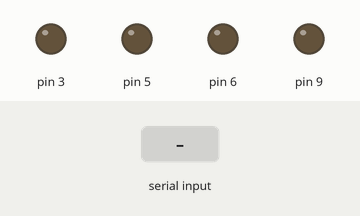
Recording of a sketch running on a simulated Arduino Uno, built with avr-gcc and run on an emulated ATmega328P. Parts: output pins drawn as LEDs (lit = HIGH). The inputs (shaded band) are chosen by the test bench.

Above: at 1.2 s.
1.3 s: "90,45\n" received over the second serial link
At 2.5 s:
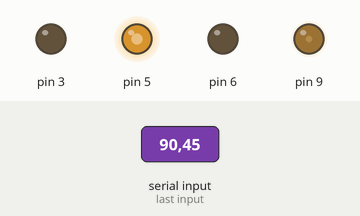
4.3 s: "30,150\n" received over the second serial link
At 4.8 s:
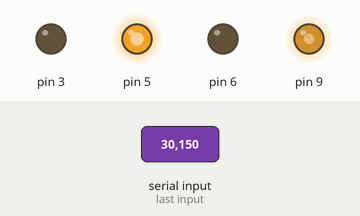
7.3 s: "90\n" received over the second serial link
9.7 s: "200\n" received over the second serial link
12.2 s: "1,90\n" received over the second serial link
At 13.2 s:
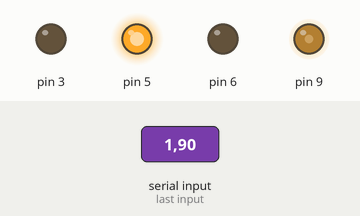
Timing chart, 0 to 15.7 s (numbered marks = the images above; inputs shaded):
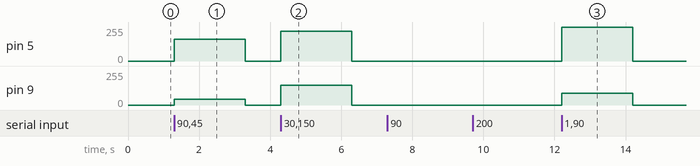

Measured:
- after the input at 1.3 s, pin 5: 0/255 → 165/255 at once, → 0/255 2.0 s later; pin 9: 0/255 → 45/255 at once, → 0/255 2.0 s later
- after the input at 4.3 s, pin 5: 0/255 → 225/255 at once, → 0/255 2.0 s later; pin 9: 0/255 → 150/255 at once, → 0/255 2.0 s later
- after the input at 12.2 s, pin 5: 0/255 → 254/255 at once, → 0/255 2.0 s later; pin 9: 0/255 → 90/255 at once, → 0/255 2.0 s later

The sketch:

car_code_with_leap.ino
```cpp
#include <SoftwareSerial.h>

SoftwareSerial Genotronex(10, 11);  //Define the RX and TX pins!
int BluetoothData;

int x_coord= 0; // Controls Turning (Sign: Wheel | Magnitude: Acceleration)
int z_coord= 0; // Controls Movement (Sigh : Forward/Reverse | Magnitude : Acceleration)

void setup()
{
Genotronex.begin(9600);

pinMode(6, OUTPUT);
pinMode(9, OUTPUT);
pinMode(3 ,OUTPUT);
pinMode(5 ,OUTPUT);
}

void loop()
{

  Brake();

while (Genotronex.available())
{
digitalWrite(13, HIGH);

// X coordinate received from Leap
x_coord = Genotronex.parseInt();

// Z coordinate received from Leap
z_coord = Genotronex.parseInt();

if(z_coord >=0) // Move Forward
{
  if(x_coord>=0)//Right
  {
     Forward((255-x_coord), z_coord); // Slow Down Right Wheel
    }
   else//Left
  {
     Forward(z_coord, (255+x_coord)); // Slow Down Left Wheel
    }

  }
else // Backward
{
  z_coord = (-1)*z_coord;

  if(x_coord>=0)//Right
  {
     Backward(z_coord, (255-x_coord));// Slow Down Right Wheel
    }
   else//Left
  {
     Backward(255+x_coord, z_coord); // Slow Down Left Wheel
    }

  }
  //delay(100);
}
}

void Forward(int Wheel_Left,int Wheel_Right)
{
  analogWrite(3, 0);
  analogWrite(5, Wheel_Left);

  analogWrite(9, Wheel_Right);
  analogWrite(6, 0);
}
void Backward(int Wheel_Left, int Wheel_Right)
{
  analogWrite(3, Wheel_Left);
  analogWrite(5, 0);

  analogWrite(9, 0);
  analogWrite(6, Wheel_Right);
}
void Brake()
{
  analogWrite(3, 0);
  analogWrite(5, 0);

  analogWrite(9, 0);
  analogWrite(6, 0);
  }
```
